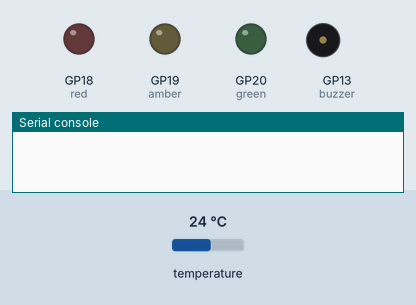
Simulated run of this program. Board: Raspberry Pi Pico running MicroPython. On the bench: output pins drawn as LEDs (lit = HIGH), buzzer (waves = sounding), the last lines printed to the serial console. Dashed ring = blinking. The test bench sets the inputs (shaded band); at power-on: temperature 24 °C.

Above: at 1.2 s.
1.3 s: temperature set to 18.7 °C
7.6 s: temperature set to 17.7 °C
At 8.15 s:
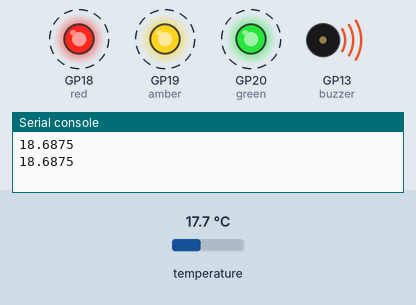
13.9 s: temperature set to 19 °C
At 19.0 s:
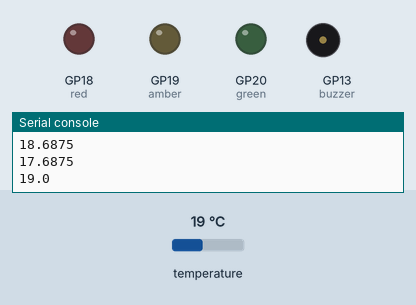
20.2 s: temperature set to 12 °C
At 21.18 s:
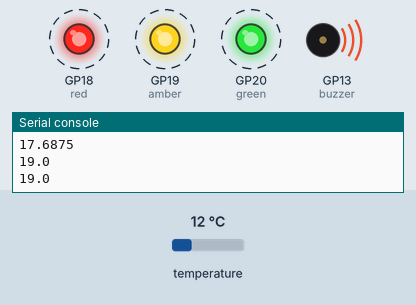
Timing chart, 0 to 24.6 s (numbered marks = the images above; inputs shaded):
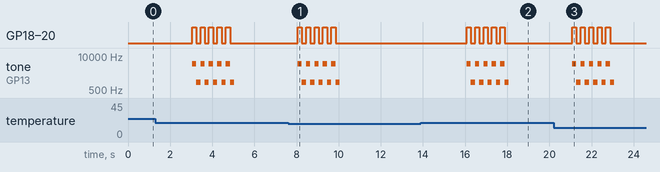

The program:

day8.py
```python
# Imports
import onewire, ds18x20, time
from machine import Pin, PWM

# Set up the LED pins
red = Pin(18, Pin.OUT)
amber = Pin(19, Pin.OUT)
green = Pin(20, Pin.OUT)

# Set up the Buzzer pin as PWM
buzzer = PWM(Pin(13))

# Start PWM duty to 0% at program start
buzzer.duty_u16(0)

# Set the data pin for the sensor
SensorPin = Pin(26, Pin.IN)

# Tell MicroPython that we're using a DS18B20 sensor, and which pin it's on
sensor = ds18x20.DS18X20(onewire.OneWire(SensorPin))

# Look for DS18B20 sensors (each contains a unique rom code)
roms = sensor.scan()

def alarm(): # Our alarm function

    buzzer.duty_u16(500) # Buzzer duty (volume) up

    for i in range(5): # Run this 5 times

        buzzer.freq(5000) # Higher pitch

        # LEDs ON
        red.value(1)
        amber.value(1)
        green.value(1)

        time.sleep(0.2) # wait 1 second

        buzzer.freq(1000) # Lower pitch

        # LEDs OFF
        red.value(0)
        amber.value(0)
        green.value(0)

        time.sleep(0.2) # wait 1 second

    buzzer.duty_u16(0) # Buzzer duty (volume) off

while True: # Run forever

    time.sleep(2) # Wait 5 seconds between readings

    for rom in roms: # For each sensor found (just 1 in our case)

        sensor.convert_temp() # Convert the sensor units to centigrade
        time.sleep(1) # Always wait 1 second after converting

        reading = sensor.read_temp(rom) # Take a temperature reading

        print(reading) # Print the reading

        if reading > 18: # If reading is less than or equal to 18

            alarm() # Call our alarm function
```

Measured:
- the behaviour switches between 18.1 and 18 °C on temperature (found by bisection; images 0 and 1)
- after the input at 7.6 s, GP18 (red), GP19 (amber), GP20 (green): goes on until 9.9 s, then stays LOW; tone on GP13 (buzzer): goes on until 10.1 s, then stays silent
- after the input at 13.9 s, GP18 (red), GP19 (amber), GP20 (green): alternates HIGH for 0.20 s and LOW for 0.20 s, 10 changes in all, then stays LOW, starting after 2.2 s; tone on GP13 (buzzer): silent → 5000 Hz after 2.2 s, then repeats every 0.40 s: 1000 Hz 0.20 s, 5000 Hz 0.20 s, until it stays silent from 18.1 s
- after the input at 20.2 s, GP18 (red), GP19 (amber), GP20 (green): goes on until 22.9 s, then stays LOW; tone on GP13 (buzzer): goes on until 23.1 s, then stays silent
- by itself, GP18 (red), GP19 (amber), GP20 (green): alternates HIGH for 0.20 s and LOW for 0.20 s, 10 changes in all, then stays LOW
- by itself, tone on GP13 (buzzer): repeats every 0.40 s: 1000 Hz 0.20 s, 5000 Hz 0.20 s, until it stays silent from 5.0 s
